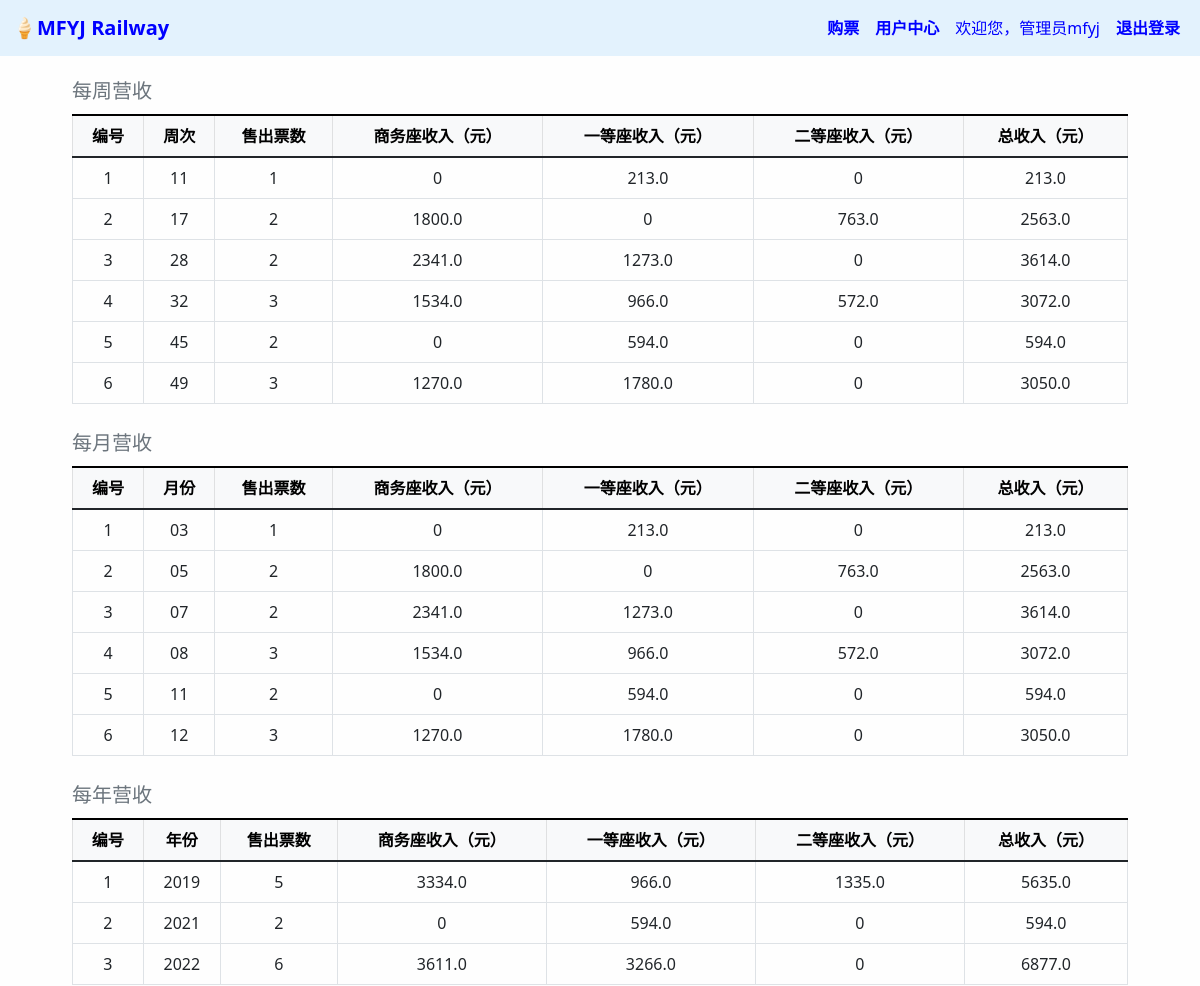
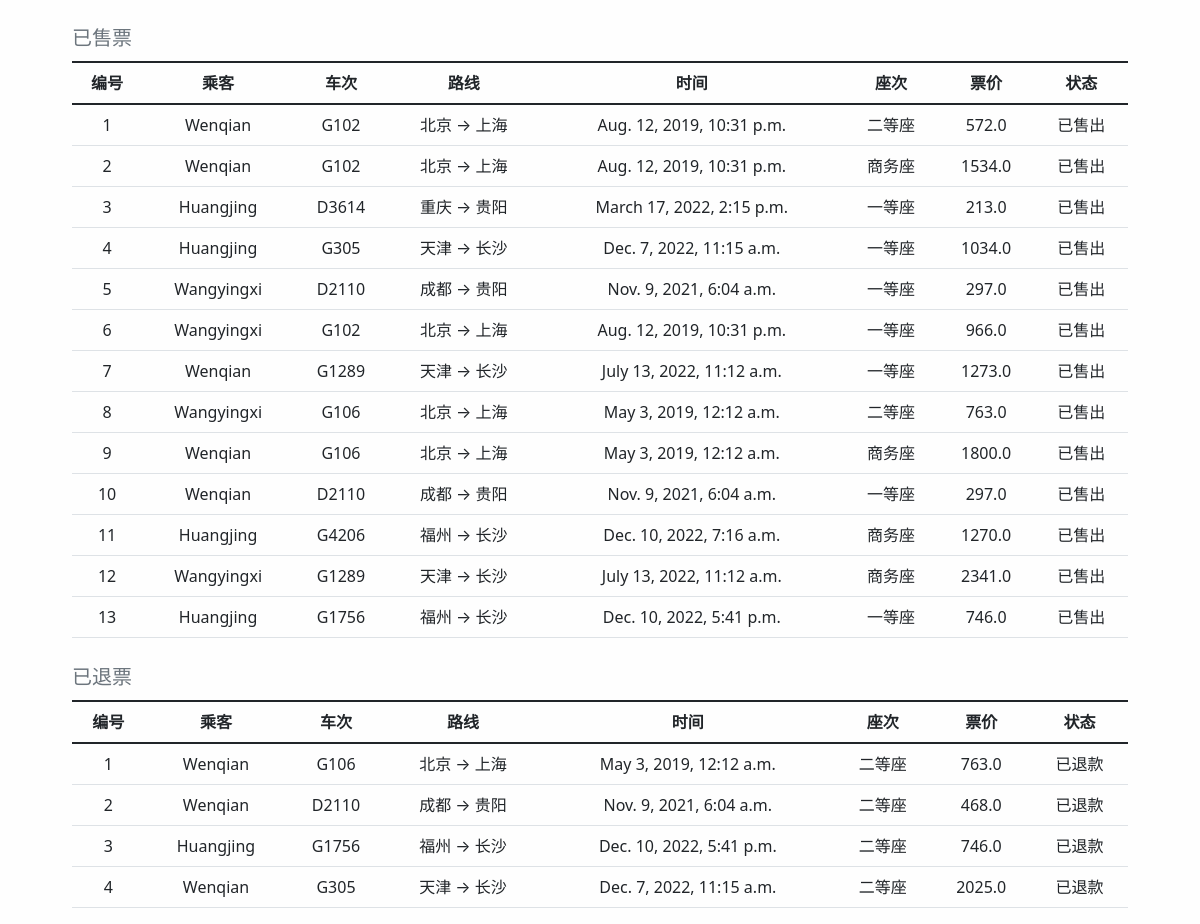
The app's page /booksystem/user_center/ (signed in) with its own data (2 pictures, top to bottom).
### booksystem/models.py (models this page shows, shortened)
class Ticket(models.Model):
    user = models.ForeignKey(User, on_delete=models.CASCADE)  # 建立外键User
    train_name = models.CharField(max_length=100)  # 车次号  D2846
    level = models.CharField(max_length=10)  # 座次等级
    state = models.CharField(max_length=10)  # 车票状态（是否退票）

class Train(models.Model):
    name = models.CharField(max_length=100)  # 车次号  D2846
    agroup = models.IntegerField(default=0, null=True)  # 列车组别
    leave_city = models.CharField(max_length=100, null=True)  # 离开城市
    arrive_city = models.CharField(max_length=100, null=True)  # 到达城市
    leave_station = models.CharField(max_length=100, null=True)  # 离开车站
    arrive_station = models.CharField(max_length=100, null=True)  # 到达车站
    leave_time = models.DateTimeField(null=True)  # 离开时间 DateTimeField:date+time
    arrive_time = models.DateTimeField(null=True)  # 到达时间 DateTimeField:date+time
    high_capacity = models.IntegerField(default=0, null=True)  # 商务座位数
    middle_capacity = models.IntegerField(default=0, null=True)  # 一等座位数
    low_capacity = models.IntegerField(default=0, null=True)  # 二等座位数
    high_price = models.FloatField(default=0, null=True)  # 商务座价格
    middle_price = models.FloatField(default=0, null=True)  # 一等座价格
    low_price = models.FloatField(default=0, null=True)  # 二等座价格

### booksystem/views.py (the view, shortened to what this page needs)
def user_center(request):
    if request.user.is_authenticated:
        if request.user.id in ADMIN_ID:
            webpage_info = revenue(request, request.user)  # 生成财务信息
            return render(request, 'booksystem/revenue.html', webpage_info)
    return render(request, 'booksystem/login.html')  # 点用户中心但是没登录，登录

### booksystem/templates/booksystem/revenue.html
{% extends 'booksystem/base.html' %}
{% block login_display %}
    <a class="nav-link" style="color: blue" href="#">欢迎您，管理员{{ username }}</a>
{% endblock %}
{% block content %}
    <div class="container-fluid" style="position:absolute; margin-top:1%; width: 90%; left: 5%">
        <table class="table table-bordered caption-top">
            <caption style="font-size: 20px">每周营收</caption>
            <thead class="table-light">
            <tr>
                <th style="text-align: center">编号</th>
                <th style="text-align: center">周次</th>
                <th style="text-align: center">售出票数</th>
                <th style="text-align: center">商务座收入（元）</th>
                <th style="text-align: center">一等座收入（元）</th>
                <th style="text-align: center">二等座收入（元）</th>
                <th style="text-align: center">总收入（元）</th>
            </tr>
            </thead>
            <tbody align="center">
            {% for income in week_incomes %}
            <tr>
                <td>{{ forloop.counter }}</td>
                <td>{{ income.metric }}</td>
                <td>{{ income.ticket_sum }}</td>
                <td>{{ income.high_incomes }}</td>
                <td>{{ income.middle_incomes }}</td>
                <td>{{ income.low_incomes }}</td>
                <td>{{ income.total_incomes }}</td>
            </tr>
            {% endfor %}
            </tbody>
        </table>
        <table class="table table-bordered caption-top">
            <caption style="font-size: 20px">每月营收</caption>
            <thead class="table-light">
            <tr>
                <th style="text-align: center">编号</th>
                <th style="text-align: center">月份</th>
                <th style="text-align: center">售出票数</th>
                <th style="text-align: center">商务座收入（元）</th>
                <th style="text-align: center">一等座收入（元）</th>
                <th style="text-align: center">二等座收入（元）</th>
                <th style="text-align: center">总收入（元）</th>
            </tr>
            </thead>
            <tbody align="center">
            {% for income in month_incomes %}
            <tr>
                <td>{{ forloop.counter }}</td>
                <td>{{ income.metric }}</td>
                <td>{{ income.ticket_sum }}</td>
                <td>{{ income.high_incomes }}</td>
                <td>{{ income.middle_incomes }}</td>
                <td>{{ income.low_incomes }}</td>
                <td>{{ income.total_incomes }}</td>
            </tr>
            {% endfor %}
            </tbody>
        </table>
        <table class="table table-bordered caption-top">
            <caption style="font-size: 20px">每年营收</caption>
            <thead class="table-light">
            <tr>
                <th style="text-align: center">编号</th>
                <th style="text-align: center">年份</th>
                <th style="text-align: center">售出票数</th>
                <th style="text-align: center">商务座收入（元）</th>
                <th style="text-align: center">一等座收入（元）</th>
                <th style="text-align: center">二等座收入（元）</th>
                <th style="text-align: center">总收入（元）</th>
            </tr>
            </thead>
            <tbody align="center">
            {% for income in year_incomes %}
            <tr>
                <td>{{ forloop.counter }}</td>
                <td>{{ income.metric }}</td>
                <td>{{ income.ticket_sum }}</td>
                <td>{{ income.high_incomes }}</td>
                <td>{{ income.middle_incomes }}</td>
                <td>{{ income.low_incomes }}</td>
                <td>{{ income.total_incomes }}</td>
            </tr>
            {% endfor %}
            </tbody>
        </table>
        <table class="table table-hover caption-top">
            <caption style="font-size: 20px">已售票</caption>
            <thead>
            <tr>
                <th style="text-align: center">编号</th>
                <th style="text-align: center">乘客</th>
                <th style="text-align: center">车次</th>
                <th style="text-align: center">路线</th>
                <th style="text-align: center">时间</th>
                <th style="text-align: center">座次</th>
                <th style="text-align: center">票价</th>
                <th style="text-align: center">状态</th>
            </tr>
            </thead>
            <tbody align="center">
            {% for order in order_set %}
            <tr>
                <td>{{ forloop.counter }}</td>
                <td>{{ order.passenger_name }}</td>
                <td>{{ order.train_name }}</td>
                <td>{{ order.train_route }}</td>
                <td>{{ order.train_ltime }}</td>
                {% if order.train_level == "high" %}
                <td>商务座</td>
                {% elif order.train_level == "middle" %}
                <td>一等座</td>
                {% else %}
                <td>二等座</td>
                {% endif %}
                <td>{{ order.train_price }}</td>
                <td>已售出</td>
            </tr>
            {% endfor %}
            </tbody>
        </table>
        <table class="table table-hover caption-top">
            <caption style="font-size: 20px">已退票</caption>
            <thead>
            <tr>
                <th style="text-align: center">编号</th>
                <th style="text-align: center">乘客</th>
                <th style="text-align: center">车次</th>
                <th style="text-align: center">路线</th>
                <th style="text-align: center">时间</th>
                <th style="text-align: center">座次</th>
                <th style="text-align: center">票价</th>
                <th style="text-align: center">状态</th>
            </tr>
            </thead>
            <tbody align="center">
            {% for rorder in refund_set %}
            <tr>
                <td>{{ forloop.counter }}</td>
                <td>{{ rorder.passenger_name }}</td>
                <td>{{ rorder.train_name }}</td>
                <td>{{ rorder.train_route }}</td>
                <td>{{ rorder.train_ltime }}</td>
                {% if order.train_level == "high" %}
                <td>商务座</td>
                {% elif order.train_level == "middle" %}
                <td>一等座</td>
                {% else %}
                <td>二等座</td>
                {% endif %}
                <td>{{ rorder.train_price }}</td>
                <td>已退款</td>
            </tr>
            {% endfor %}
            </tbody>
        </table>
    </div>
{% endblock %}

### records on screen
Ticket: train_name "G102"
Train: train_ltime "Aug. 12, 2019, 10:31 p.m." "Aug. 12, 2019, 10:31 p.m." "Aug. 12, 2019, 10:31 p.m.", train_price "572.0" "1534.0" "966.0"
Ticket: train_name "G102"
Ticket: train_name "D3614"
Train: train_ltime "March 17, 2022, 2:15 p.m.", train_price "213.0"
Ticket: train_name "G305"
Train: train_ltime "Dec. 7, 2022, 11:15 a.m.", train_price "1034.0", train_ltime "Dec. 7, 2022, 11:15 a.m.", train_price "2025.0"
Ticket: train_name "D2110"
Train: train_ltime "Nov. 9, 2021, 6:04 a.m." "Nov. 9, 2021, 6:04 a.m.", train_price "297.0" "297.0", train_ltime "Nov. 9, 2021, 6:04 a.m.", train_price "468.0"
Ticket: train_name "G102"
Ticket: train_name "G1289"
Train: train_ltime "July 13, 2022, 11:12 a.m." "July 13, 2022, 11:12 a.m.", train_price "1273.0" "2341.0"
Ticket: train_name "G106"
Train: train_ltime "May 3, 2019, 12:12 a.m." "May 3, 2019, 12:12 a.m.", train_price "763.0" "1800.0", train_ltime "May 3, 2019, 12:12 a.m.", train_price "763.0"
Ticket: train_name "G106"
Ticket: train_name "D2110"
Ticket: train_name "G4206"
Train: train_ltime "Dec. 10, 2022, 7:16 a.m.", train_price "1270.0"
Ticket: train_name "G1289"
Ticket: train_name "G1756"
Train: train_ltime "Dec. 10, 2022, 5:41 p.m.", train_price "746.0", train_ltime "Dec. 10, 2022, 5:41 p.m.", train_price "746.0"
Ticket: train_name "G106"
Ticket: train_name "D2110"
Ticket: train_name "G1756"
Ticket: train_name "G305"

### other values on screen
{{ username }} "mfyj"
{{ income.metric }} "11" "17" "28" "32" "45" "49"
{{ income.ticket_sum }} "1" "2" "2" "3" "2" "3"
{{ income.high_incomes }} "0" "1800.0" "2341.0" "1534.0" "0" "1270.0"
{{ income.middle_incomes }} "213.0" "0" "1273.0" "966.0" "594.0" "1780.0"
{{ income.low_incomes }} "0" "763.0" "0" "572.0" "0" "0"
{{ income.total_incomes }} "213.0" "2563.0" "3614.0" "3072.0" "594.0" "3050.0"
{{ income.metric }} "03" "05" "07" "08" "11" "12"
{{ income.metric }} "2019" "2021" "2022"
{{ income.ticket_sum }} "5" "2" "6"
{{ income.high_incomes }} "3334.0" "0" "3611.0"
{{ income.middle_incomes }} "966.0" "594.0" "3266.0"
{{ income.low_incomes }} "1335.0" "0" "0"
{{ income.total_incomes }} "5635.0" "594.0" "6877.0"
{{ order.passenger_name }} "Wenqian" "Wenqian" "Huangjing" "Huangjing" "Wangyingxi" "Wangyingxi" "Wenqian" "Wangyingxi" "Wenqian" "Wenqian" "Huangjing" "Wangyingxi" "Huangjing"
